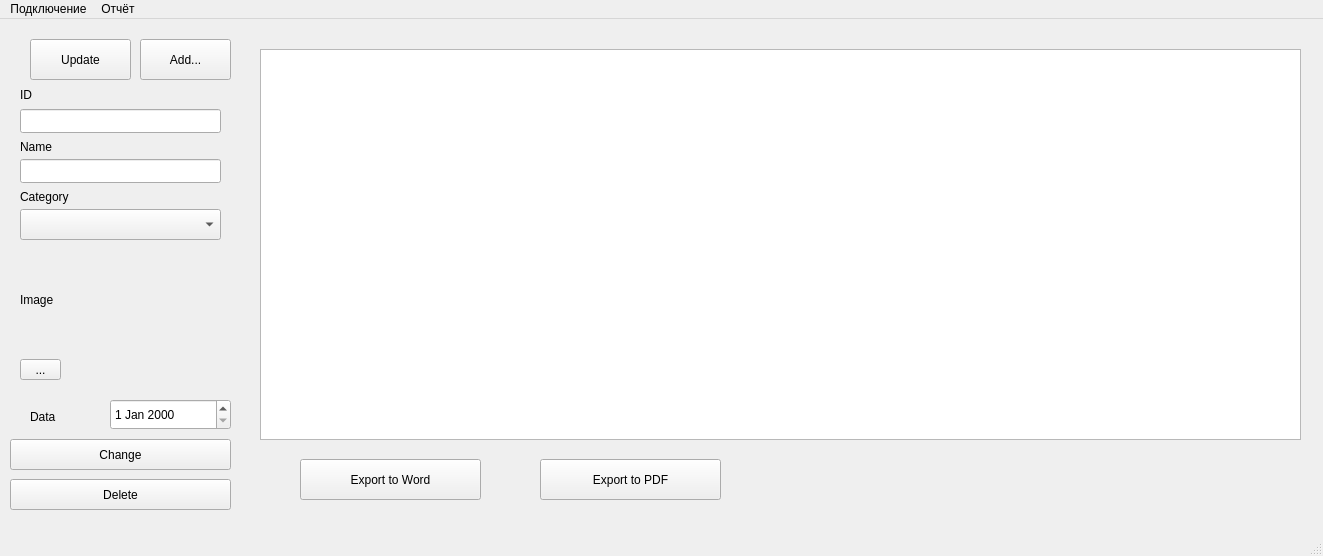
<?xml version="1.0" encoding="UTF-8"?>
<ui version="4.0">
 <class>MainWindow</class>
 <widget class="QMainWindow" name="MainWindow">
  <property name="geometry">
   <rect>
    <x>0</x>
    <y>0</y>
    <width>1323</width>
    <height>556</height>
   </rect>
  </property>
  <property name="windowTitle">
   <string>MainWindow</string>
  </property>
  <widget class="QWidget" name="centralwidget">
   <widget class="QPushButton" name="pushButton">
    <property name="geometry">
     <rect>
      <x>30</x>
      <y>20</y>
      <width>101</width>
      <height>41</height>
     </rect>
    </property>
    <property name="text">
     <string>Update</string>
    </property>
   </widget>
   <widget class="QTableView" name="tableView">
    <property name="geometry">
     <rect>
      <x>260</x>
      <y>30</y>
      <width>1041</width>
      <height>391</height>
     </rect>
    </property>
    <property name="contextMenuPolicy">
     <enum>Qt::CustomContextMenu</enum>
    </property>
    <property name="selectionMode">
     <enum>QAbstractItemView::SingleSelection</enum>
    </property>
    <property name="selectionBehavior">
     <enum>QAbstractItemView::SelectRows</enum>
    </property>
   </widget>
   <widget class="QPushButton" name="pushButton_2">
    <property name="geometry">
     <rect>
      <x>140</x>
      <y>20</y>
      <width>91</width>
      <height>41</height>
     </rect>
    </property>
    <property name="text">
     <string>Add...</string>
    </property>
   </widget>
   <widget class="QLabel" name="label">
    <property name="geometry">
     <rect>
      <x>20</x>
      <y>60</y>
      <width>51</width>
      <height>31</height>
     </rect>
    </property>
    <property name="text">
     <string>ID</string>
    </property>
   </widget>
   <widget class="QLabel" name="label_2">
    <property name="geometry">
     <rect>
      <x>20</x>
      <y>120</y>
      <width>55</width>
      <height>16</height>
     </rect>
    </property>
    <property name="text">
     <string>Name</string>
    </property>
   </widget>
   <widget class="QLabel" name="label_3">
    <property name="geometry">
     <rect>
      <x>20</x>
      <y>170</y>
      <width>55</width>
      <height>16</height>
     </rect>
    </property>
    <property name="text">
     <string>Category</string>
    </property>
   </widget>
   <widget class="QLineEdit" name="lineEdit">
    <property name="geometry">
     <rect>
      <x>20</x>
      <y>90</y>
      <width>201</width>
      <height>24</height>
     </rect>
    </property>
    <property name="readOnly">
     <bool>true</bool>
    </property>
   </widget>
   <widget class="QLineEdit" name="lineEdit_2">
    <property name="geometry">
     <rect>
      <x>20</x>
      <y>140</y>
      <width>201</width>
      <height>24</height>
     </rect>
    </property>
   </widget>
   <widget class="QPushButton" name="pushButton_3">
    <property name="geometry">
     <rect>
      <x>10</x>
      <y>420</y>
      <width>221</width>
      <height>31</height>
     </rect>
    </property>
    <property name="text">
     <string>Change</string>
    </property>
   </widget>
   <widget class="QPushButton" name="pushButton_4">
    <property name="geometry">
     <rect>
      <x>10</x>
      <y>460</y>
      <width>221</width>
      <height>31</height>
     </rect>
    </property>
    <property name="text">
     <string>Delete</string>
    </property>
   </widget>
   <widget class="QPushButton" name="pushButton_5">
    <property name="geometry">
     <rect>
      <x>300</x>
      <y>440</y>
      <width>181</width>
      <height>41</height>
     </rect>
    </property>
    <property name="text">
     <string>Export to Word</string>
    </property>
   </widget>
   <widget class="QPushButton" name="pushButton_6">
    <property name="geometry">
     <rect>
      <x>540</x>
      <y>440</y>
      <width>181</width>
      <height>41</height>
     </rect>
    </property>
    <property name="text">
     <string>Export to PDF</string>
    </property>
   </widget>
   <widget class="QToolButton" name="toolButton">
    <property name="geometry">
     <rect>
      <x>20</x>
      <y>340</y>
      <width>41</width>
      <height>21</height>
     </rect>
    </property>
    <property name="text">
     <string>...</string>
    </property>
   </widget>
   <widget class="QLabel" name="label_4">
    <property name="geometry">
     <rect>
      <x>20</x>
      <y>230</y>
      <width>201</width>
      <height>101</height>
     </rect>
    </property>
    <property name="text">
     <string>Image</string>
    </property>
   </widget>
   <widget class="QLabel" name="label_5">
    <property name="geometry">
     <rect>
      <x>30</x>
      <y>390</y>
      <width>55</width>
      <height>16</height>
     </rect>
    </property>
    <property name="text">
     <string>Data</string>
    </property>
   </widget>
   <widget class="QDateEdit" name="dateEdit">
    <property name="geometry">
     <rect>
      <x>110</x>
      <y>380</y>
      <width>121</width>
      <height>31</height>
     </rect>
    </property>
   </widget>
   <widget class="QComboBox" name="comboBox">
    <property name="geometry">
     <rect>
      <x>20</x>
      <y>190</y>
      <width>201</width>
      <height>31</height>
     </rect>
    </property>
   </widget>
  </widget>
  <widget class="QMenuBar" name="menubar">
   <property name="geometry">
    <rect>
     <x>0</x>
     <y>0</y>
     <width>1323</width>
     <height>25</height>
    </rect>
   </property>
   <widget class="QMenu" name="menu">
    <property name="title">
     <string>Подключение</string>
    </property>
    <addaction name="action"/>
   </widget>
   <widget class="QMenu" name="menu_2">
    <property name="title">
     <string>Отчёт</string>
    </property>
    <addaction name="separator"/>
    <addaction name="action_2"/>
   </widget>
   <addaction name="menu"/>
   <addaction name="menu_2"/>
  </widget>
  <widget class="QStatusBar" name="statusbar"/>
  <action name="action">
   <property name="text">
    <string>Подключить Базу Данных</string>
   </property>
  </action>
  <action name="action_2">
   <property name="text">
    <string>Графический Отчёт</string>
   </property>
  </action>
 </widget>
 <resources/>
 <connections/>
</ui>
